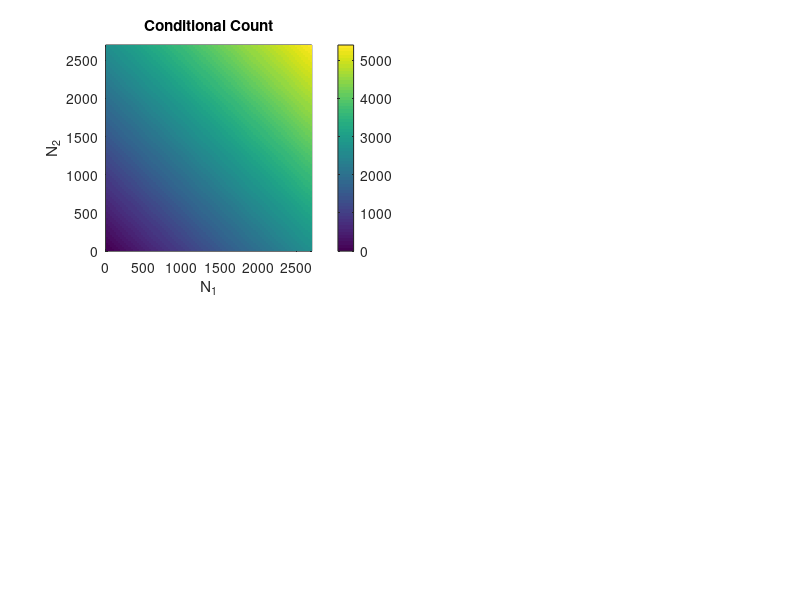

The MATLAB source for this figure: (Note: this script raises an error after producing the figure.)
% Ultralytics 🚀 AGPL-3.0 License - https://ultralytics.com/license

clc
clear all
close all

u1 = 1800; s1 = 200;
u2 = 1300; s2 = 400;

np = 100;

x1 = linspace(0, 2700, np); dx1 = x1(2)-x1(1);
y1 = normpdf(x1,u1,s1);
y2 = normpdf(x1,u2,s2);

set(figure,'Position',[10 40 800 600])

% subplot(2,2,1); plot(x1,y1); hold on; plot(x1,y2,'r');
% legend('pdf_1','pdf_2'); xlabel('Count'); ylabel('density')

x1mat = ones(np,1)*x1 + (ones(np,1)*x1)';
subplot(2,2,1);
pcolor(x1,x1,x1mat); shading flat; xlabel('N_1'); ylabel('N_2'); axis square; colorbar
title('Conditional Count')

sxy = 1.0779e+005/1.4;
C = [s1^2     sxy
    sxy       s2^2];

i = 1; j = 2;
cc = C(i,j)/sqrt(C(i,i)*C(j,j));

[X, Y] = meshgrid(x1,x1);
p = fcnmultinormpdf([reshape(X,np^2,1) reshape(Y,np^2,1)] , [u1 u2], C);
p = reshape(p,np,np);

subplot(2,2,2);
pcolor(x1,x1,p); shading flat; xlabel('N_1'); ylabel('N_2'); axis square; colorbar
title(sprintf('Bayesian Prior p(theta)\nCorrelation Coeff: %.3f' ,cc))


%COUNT
np2 = 200;
cv = round(linspace(1,5000,np2));
pdf1 = zeros(np2,1);
pdf2 = pdf1;
pdf3 = pdf1;
for i = 1:np2
    c = cv(i);
    pdf1(i) = normpdf(c,u1+u2,sqrt(u1+u2+s1^2+s2^2));
    pdf2(i) = sum(sum(poisspdf(c, x1mat).*p))*dx1*dx1;
    pdf3(i) = poisspdf(c,u1+u2);
end

subplot(2,1,2)
plot(cv,pdf1,'r'); hold on; plot(cv,pdf2,'g'); plot(cv,pdf3,'b');
legend('Linear Approximation','Compound Distribution','Poisson Distribution')
xlabel('Measured Count'); ylabel('p(z_n|\theta)')
set(gca,'YLim',[0 max([pdf1' pdf2'])*1.3])
title('Comparison')



